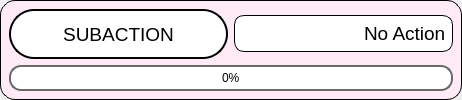
<?xml version="1.0" encoding="UTF-8"?>
<ui version="4.0">
 <class>subactionProgressWidget</class>
 <widget class="QWidget" name="subactionProgressWidget">
  <property name="geometry">
   <rect>
    <x>0</x>
    <y>0</y>
    <width>462</width>
    <height>99</height>
   </rect>
  </property>
  <property name="sizePolicy">
   <sizepolicy hsizetype="Preferred" vsizetype="Fixed">
    <horstretch>0</horstretch>
    <verstretch>0</verstretch>
   </sizepolicy>
  </property>
  <property name="windowTitle">
   <string>Form</string>
  </property>
  <property name="styleSheet">
   <string notr="true"/>
  </property>
  <layout class="QVBoxLayout" name="verticalLayout_2">
   <property name="leftMargin">
    <number>0</number>
   </property>
   <property name="topMargin">
    <number>0</number>
   </property>
   <property name="rightMargin">
    <number>0</number>
   </property>
   <property name="bottomMargin">
    <number>0</number>
   </property>
   <item>
    <widget class="QWidget" name="subactionProgressWidget_All" native="true">
     <property name="styleSheet">
      <string notr="true">QWidget#subactionProgressWidget_All {
  border: 1px solid black;
  border-radius: 15px;
  background: rgb(255, 235, 245)
}</string>
     </property>
     <layout class="QVBoxLayout" name="verticalLayout">
      <item>
       <widget class="QWidget" name="headingWidget" native="true">
        <property name="sizePolicy">
         <sizepolicy hsizetype="MinimumExpanding" vsizetype="Fixed">
          <horstretch>0</horstretch>
          <verstretch>0</verstretch>
         </sizepolicy>
        </property>
        <layout class="QHBoxLayout" name="horizontalLayout">
         <property name="leftMargin">
          <number>0</number>
         </property>
         <property name="topMargin">
          <number>0</number>
         </property>
         <property name="rightMargin">
          <number>0</number>
         </property>
         <property name="bottomMargin">
          <number>0</number>
         </property>
         <item>
          <widget class="QLabel" name="subactionLabel">
           <property name="sizePolicy">
            <sizepolicy hsizetype="MinimumExpanding" vsizetype="Fixed">
             <horstretch>0</horstretch>
             <verstretch>4</verstretch>
            </sizepolicy>
           </property>
           <property name="minimumSize">
            <size>
             <width>150</width>
             <height>50</height>
            </size>
           </property>
           <property name="font">
            <font>
             <pointsize>14</pointsize>
             <weight>50</weight>
             <bold>false</bold>
             <stylestrategy>PreferAntialias</stylestrategy>
            </font>
           </property>
           <property name="styleSheet">
            <string notr="true">QLabel {
  border-color:black;
  border-width: 2px;        
  border-style: solid;
  border-radius: 25px;
  margin:0px;
  padding:0px;
  color:black;
  background: white
}</string>
           </property>
           <property name="text">
            <string>SUBACTION</string>
           </property>
           <property name="alignment">
            <set>Qt::AlignCenter</set>
           </property>
           <property name="textInteractionFlags">
            <set>Qt::NoTextInteraction</set>
           </property>
          </widget>
         </item>
         <item>
          <widget class="QLineEdit" name="subactionName">
           <property name="sizePolicy">
            <sizepolicy hsizetype="MinimumExpanding" vsizetype="Fixed">
             <horstretch>0</horstretch>
             <verstretch>0</verstretch>
            </sizepolicy>
           </property>
           <property name="minimumSize">
            <size>
             <width>105</width>
             <height>37</height>
            </size>
           </property>
           <property name="font">
            <font>
             <pointsize>14</pointsize>
            </font>
           </property>
           <property name="styleSheet">
            <string notr="true">QLineEdit {
  border-color:black;
  border-width: 1px;        
  border-style: solid;
  border-radius: 10px;
  background:white;
  padding:3px;
  margin:0px
}</string>
           </property>
           <property name="text">
            <string>No Action</string>
           </property>
           <property name="maxLength">
            <number>100</number>
           </property>
           <property name="alignment">
            <set>Qt::AlignRight|Qt::AlignTrailing|Qt::AlignVCenter</set>
           </property>
           <property name="readOnly">
            <bool>true</bool>
           </property>
          </widget>
         </item>
        </layout>
       </widget>
      </item>
      <item>
       <widget class="QProgressBar" name="subactionProgressBar">
        <property name="styleSheet">
         <string notr="true">QProgressBar {
  border: 2px solid dimgrey;
  border-radius: 12px;
  text-align: center;
}

QProgressBar::chunk {
  border-radius: 10px;
  background-color: plum;
  border-color: plum;
}
</string>
        </property>
        <property name="value">
         <number>0</number>
        </property>
        <property name="invertedAppearance">
         <bool>false</bool>
        </property>
        <property name="textDirection">
         <enum>QProgressBar::TopToBottom</enum>
        </property>
       </widget>
      </item>
     </layout>
    </widget>
   </item>
  </layout>
 </widget>
 <resources/>
 <connections/>
</ui>
